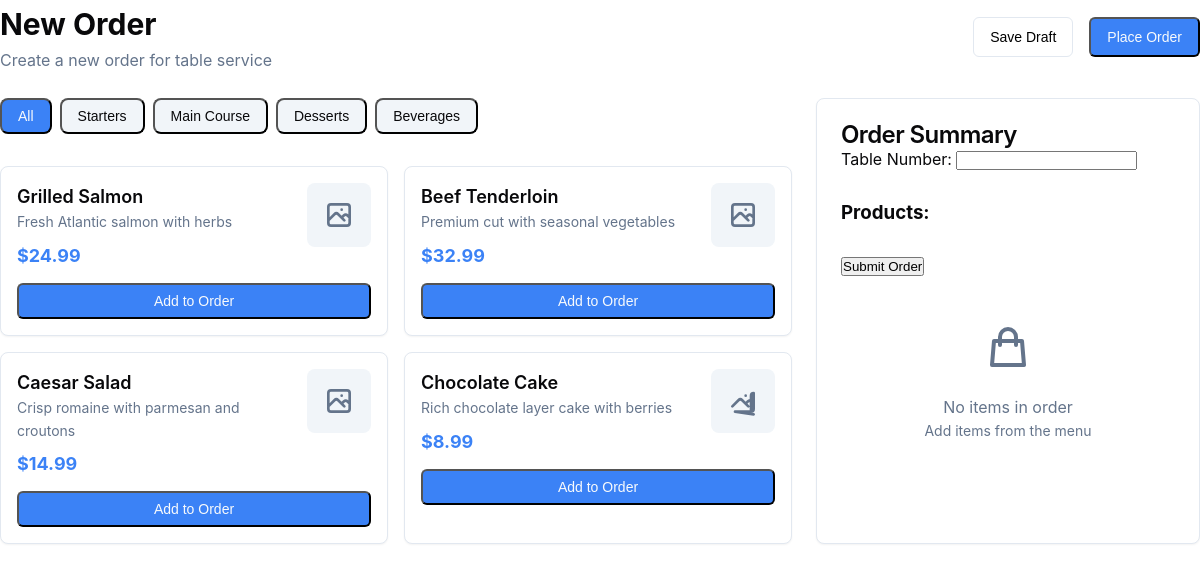
/new-order, run on an earlier commit of the app's database.
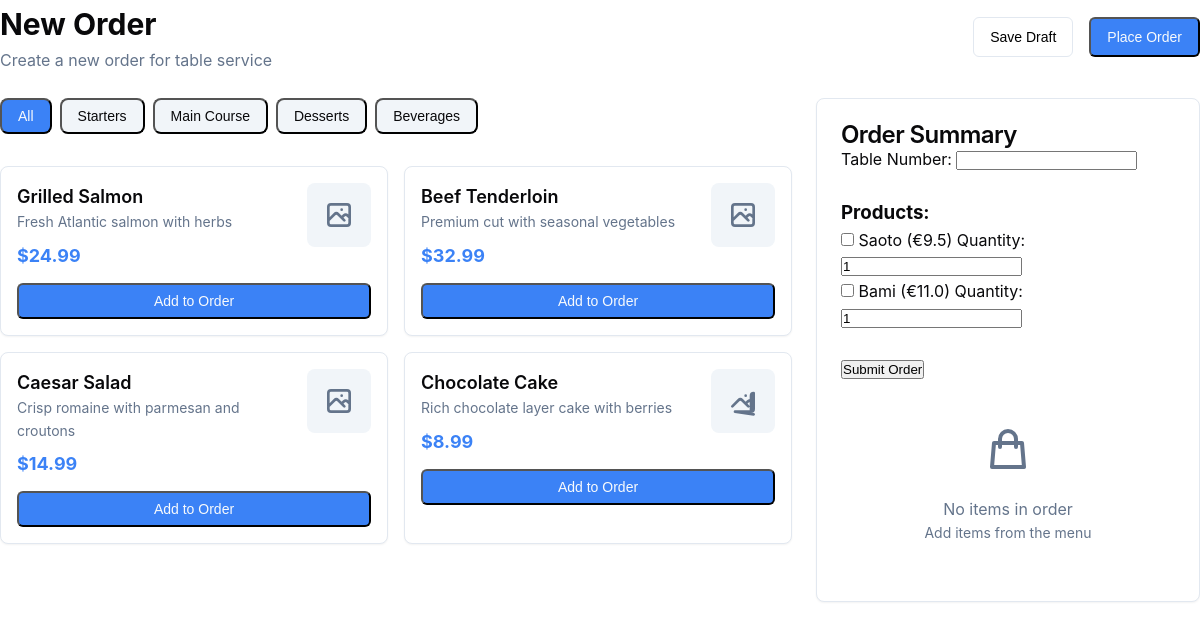
And on a later commit of the database.
### app/models.py (models this page shows, shortened)
class Product(db.Model):
    id = db.Column(db.Integer, primary_key=True)
    name = db.Column(db.String(100), nullable=False)
    price = db.Column(db.Float, nullable=False)
    category = db.Column(db.String(100), nullable=False)
    order_items = db.relationship('OrderItem', back_populates='product')

### app/routes.py (the view, shortened to what this page needs)
@bp.route('/new-order', methods=['GET', 'POST'])
def new_order():
    products = Product.query.all()
    return render_template('new-order.html', products=products)

### app/templates/new-order.html (shortened to what this page needs)
<!DOCTYPE html>
<html lang="en">
<head>
    <link rel="stylesheet" href="{{ url_for('static', filename='css/style.css') }}">
</head>
<body>
<div class="space-y-6">
    <div class="flex items-center justify-between">
        <div>
            <h2 class="text-3xl font-bold text-foreground">New Order</h2>
            <p class="text-muted-foreground">Create a new order for table service</p>
        </div>
        <div class="flex gap-4">
            <button class="inline-flex items-center justify-center gap-2 whitespace-nowrap rounded-md text-sm font-medium ring-offset-background transition-colors focus-visible:outline-none focus-visible:ring-2 focus-visible:ring-ring focus-visible:ring-offset-2 disabled:pointer-events-none disabled:opacity-50 border border-input bg-background hover:bg-accent hover:text-accent-foreground h-10 px-4 py-2">
                Save Draft
            </button>
            <button class="inline-flex items-center justify-center gap-2 whitespace-nowrap rounded-md text-sm font-medium ring-offset-background transition-colors focus-visible:outline-none focus-visible:ring-2 focus-visible:ring-ring focus-visible:ring-offset-2 disabled:pointer-events-none disabled:opacity-50 bg-primary text-primary-foreground hover:bg-primary/90 h-10 px-4 py-2">
                Place Order
            </button>
        </div>
    </div>
    <div class="grid grid-cols-1 lg:grid-cols-3 gap-6">
        <div class="lg:col-span-2 space-y-6">
            <div class="flex gap-2 overflow-x-auto pb-2">
                <button class="category-btn bg-primary text-primary-foreground px-4 py-2 rounded-lg text-sm font-medium whitespace-nowrap">All</button>
                <button class="category-btn bg-secondary text-secondary-foreground hover:bg-secondary/80 px-4 py-2 rounded-lg text-sm font-medium whitespace-nowrap">Starters</button>
                <button class="category-btn bg-secondary text-secondary-foreground hover:bg-secondary/80 px-4 py-2 rounded-lg text-sm font-medium whitespace-nowrap">Main Course</button>
                <button class="category-btn bg-secondary text-secondary-foreground hover:bg-secondary/80 px-4 py-2 rounded-lg text-sm font-medium whitespace-nowrap">Desserts</button>
                <button class="category-btn bg-secondary text-secondary-foreground hover:bg-secondary/80 px-4 py-2 rounded-lg text-sm font-medium whitespace-nowrap">Beverages</button>
            </div>
            <div class="grid grid-cols-1 md:grid-cols-2 gap-4">
                <div class="menu-item rounded-lg border bg-card text-card-foreground shadow-sm p-4 cursor-pointer hover:shadow-md transition-shadow">
                    <div class="flex justify-between items-start mb-3">
                        <div class="flex-1">
                            <h3 class="font-semibold text-lg">Grilled Salmon</h3>
                            <p class="text-sm text-muted-foreground mb-2">Fresh Atlantic salmon with herbs</p>
                            <p class="text-lg font-bold text-primary">$24.99</p>
                        </div>
                        <div class="w-16 h-16 bg-muted rounded-lg flex items-center justify-center ml-3">
                        </div>
                    </div>
                    <button class="w-full bg-primary text-primary-foreground hover:bg-primary/90 px-4 py-2 rounded-md text-sm font-medium transition-colors">
                        Add to Order
                    </button>
                </div>
                <div class="menu-item rounded-lg border bg-card text-card-foreground shadow-sm p-4 cursor-pointer hover:shadow-md transition-shadow">
                    <div class="flex justify-between items-start mb-3">
                        <div class="flex-1">
                            <h3 class="font-semibold text-lg">Beef Tenderloin</h3>
                            <p class="text-sm text-muted-foreground mb-2">Premium cut with seasonal vegetables</p>
                            <p class="text-lg font-bold text-primary">$32.99</p>
                        </div>
                        <div class="w-16 h-16 bg-muted rounded-lg flex items-center justify-center ml-3">
                        </div>
                    </div>
                    <button class="w-full bg-primary text-primary-foreground hover:bg-primary/90 px-4 py-2 rounded-md text-sm font-medium transition-colors">
                        Add to Order
                    </button>
                </div>
                <div class="menu-item rounded-lg border bg-card text-card-foreground shadow-sm p-4 cursor-pointer hover:shadow-md transition-shadow">
                    <div class="flex justify-between items-start mb-3">
                        <div class="flex-1">
                            <h3 class="font-semibold text-lg">Caesar Salad</h3>
                            <p class="text-sm text-muted-foreground mb-2">Crisp romaine with parmesan and croutons</p>
                            <p class="text-lg font-bold text-primary">$14.99</p>
                        </div>
                        <div class="w-16 h-16 bg-muted rounded-lg flex items-center justify-center ml-3">
                        </div>
                    </div>
                    <button class="w-full bg-primary text-primary-foreground hover:bg-primary/90 px-4 py-2 rounded-md text-sm font-medium transition-colors">
                        Add to Order
                    </button>
                </div>
                <div class="menu-item rounded-lg border bg-card text-card-foreground shadow-sm p-4 cursor-pointer hover:shadow-md transition-shadow">
                    <div class="flex justify-between items-start mb-3">
                        <div class="flex-1">
                            <h3 class="font-semibold text-lg">Chocolate Cake</h3>
                            <p class="text-sm text-muted-foreground mb-2">Rich chocolate layer cake with berries</p>
                            <p class="text-lg font-bold text-primary">$8.99</p>
                        </div>
                        <div class="w-16 h-16 bg-muted rounded-lg flex items-center justify-center ml-3">
                        </div>
                    </div>
                    <button class="w-full bg-primary text-primary-foreground hover:bg-primary/90 px-4 py-2 rounded-md text-sm font-medium transition-colors">
                        Add to Order
                    </button>
                </div>
            </div>
        </div>
        <div class="rounded-lg border bg-card text-card-foreground shadow-sm h-fit">
            <div class="flex flex-col space-y-1.5 p-6 pb-3">
                <h3 class="text-2xl font-semibold leading-none tracking-tight">Order Summary</h3>
                <form method="POST">
                    <label for="table_number">Table Number:</label>
                    <input type="text" name="table_number" required><br><br>
                    <h3>Products:</h3>
                    {% for product in products %}
                        <div>
                            <input type="checkbox" name="product_id" value="{{ product.id }}">
                            {{ product.name }} (€{{ product.price }})
                            Quantity:
                            <input type="number" name="quantity" min="1" value="1">
                        </div>
                    {% endfor %}
                    <br>
                    <button type="submit">Submit Order</button>
                </form>
            </div>
            <div class="p-6 pt-0">
                <div class="text-center py-8" id="empty-order">
                    <svg class="h-12 w-12 text-muted-foreground mx-auto mb-4" fill="none" stroke="currentColor" viewBox="0 0 24 24">
                        <path stroke-linecap="round" stroke-linejoin="round" stroke-width="2" d="M16 11V7a4 4 0 00-8 0v4M5 9h14l1 12H4L5 9z"></path>
                    </svg>
                    <p class="text-muted-foreground">No items in order</p>
                    <p class="text-sm text-muted-foreground">Add items from the menu</p>
                </div>
            </div>
        </div>
    </div>
</div>
</body>
</html>

### app/static/css/style.css (style rules this page uses)
* { margin: 0; padding: 0; box-sizing: border-box; }
body { font-family: -apple-system, BlinkMacSystemFont, 'Segoe UI', 'Roboto', 'Oxygen', 'Ubuntu', 'Cantarell', 'Fira Sans', 'Droid Sans', 'Helvetica Neue', sans-serif; line-height: 1.6; background-color: var(--background); color: var(--foreground); }
:root { --background: #ffffff; --foreground: #09090b; --card: #ffffff; --card-foreground: #09090b; --primary: #3b82f6; --primary-foreground: #f8fafc; --secondary: #f1f5f9; --secondary-foreground: #09090b; --muted: #f1f5f9; --muted-foreground: #64748b; --accent: #f1f5f9; --accent-foreground: #09090b; --destructive: #ef4444; --destructive-foreground: #f8fafc; --border: #e2e8f0; --input: #e2e8f0; --success: #22c55e; --success-foreground: #f0fdf4; --warning: #eab308; --warning-foreground: #fefce8; }
.flex { display: flex; }
.flex-col { flex-direction: column; }
.items-center { align-items: center; }
.items-start { align-items: flex-start; }
.justify-between { justify-content: space-between; }
.justify-center { justify-content: center; }
.gap-2 { gap: 0.5rem; }
.gap-4 { gap: 1rem; }
.gap-6 { gap: 1.5rem; }
.space-y-6 > * + * { margin-top: 1.5rem; }
.grid { display: grid; }
.grid-cols-1 { grid-template-columns: repeat(1, minmax(0, 1fr)); }
.w-full { width: 100%; }
.w-8 { width: 2rem; }
.w-16 { width: 4rem; }
.h-8 { height: 2rem; }
.h-10 { height: 2.5rem; }
.h-12 { height: 3rem; }
.h-16 { height: 4rem; }
.p-4 { padding: 1rem; }
.p-6 { padding: 1.5rem; }
.px-4 { padding-left: 1rem; padding-right: 1rem; }
.py-2 { padding-top: 0.5rem; padding-bottom: 0.5rem; }
.py-8 { padding-top: 2rem; padding-bottom: 2rem; }
.pt-0 { padding-top: 0; }
.pb-2 { padding-bottom: 0.5rem; }
.pb-3 { padding-bottom: 0.75rem; }
.ml-3 { margin-left: 0.75rem; }
.mb-2 { margin-bottom: 0.5rem; }
.mb-3 { margin-bottom: 0.75rem; }
.mb-4 { margin-bottom: 1rem; }
.mx-auto { margin-left: auto; margin-right: auto; }
.text-center { text-align: center; }
.text-sm { font-size: 0.875rem; }
.text-lg { font-size: 1.125rem; }
.text-2xl { font-size: 1.5rem; }
.text-3xl { font-size: 1.875rem; }
.font-medium { font-weight: 500; }
.font-semibold { font-weight: 600; }
.font-bold { font-weight: 700; }
.leading-none { line-height: 1; }
.tracking-tight { letter-spacing: -0.025em; }
.rounded-md { border-radius: 0.375rem; }
.rounded-lg { border-radius: 0.5rem; }
.border { border-width: 1px; border-style: solid; border-color: var(--border); }
.shadow-sm { box-shadow: 0 1px 2px 0 rgb(0 0 0 / 0.05); }
.overflow-x-auto { overflow-x: auto; }
.cursor-pointer { cursor: pointer; }
.whitespace-nowrap { white-space: nowrap; }
.transition-colors { transition-property: color, background-color, border-color; transition-timing-function: cubic-bezier(0.4, 0, 0.2, 1); transition-duration: 150ms; }
.transition-shadow { transition-property: box-shadow; transition-timing-function: cubic-bezier(0.4, 0, 0.2, 1); transition-duration: 150ms; }
.flex-1 { flex: 1 1 0%; }
.inline-flex { display: inline-flex; }
.text-foreground { color: var(--foreground); }
.text-muted-foreground { color: var(--muted-foreground); }
.text-primary { color: var(--primary); }
.text-primary-foreground { color: var(--primary-foreground); }
.text-secondary-foreground { color: var(--secondary-foreground); }
.text-card-foreground { color: var(--card-foreground); }
.bg-background { background-color: var(--background); }
.bg-card { background-color: var(--card); }
.bg-primary { background-color: var(--primary); }
.bg-secondary { background-color: var(--secondary); }
.bg-muted { background-color: var(--muted); }
.border-input { border-color: var(--input); }
@media (min-width: 768px) { .md\:grid-cols-2 { grid-template-columns: repeat(2, minmax(0, 1fr)); } }
@media (min-width: 1024px) { .lg\:grid-cols-3 { grid-template-columns: repeat(3, minmax(0, 1fr)); } }
@media (min-width: 1024px) { .lg\:col-span-2 { grid-column: span 2 / span 2; } }
.menu-item { cursor: pointer; transition: box-shadow 0.15s ease; }

What changed in the data, as far as the page shows it:
added Product: name "Saoto", price "9.5"
added Product: name "Bami", price "11.0"
